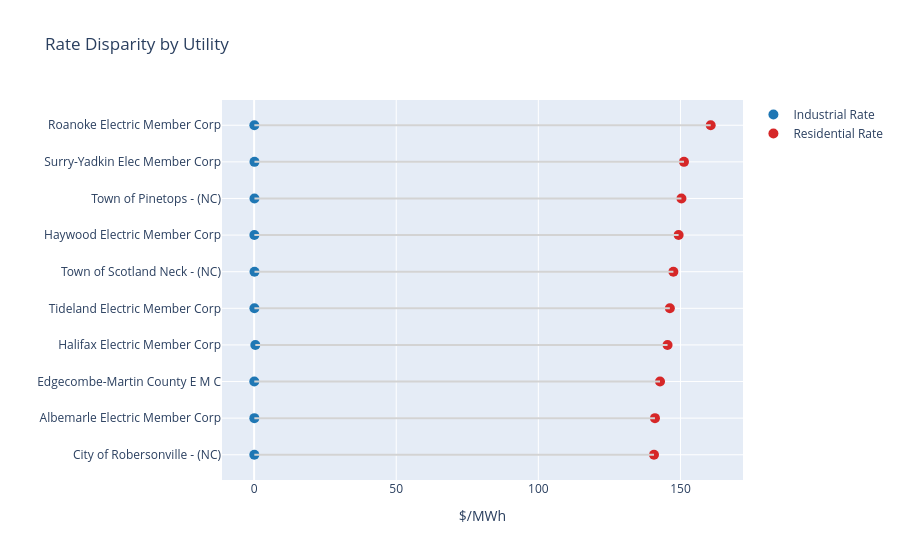

The cell this chart's notebook holds for it:
### Code cell
def plot_dumbbell(df):
    # Sort by spread to show the most "unfair" utilities at the top
    df_sorted = df[df.PriceSpread > 0].sort_values('PriceSpread', ascending=True).tail(10)

    fig = go.Figure()

    # 1. Add the lines connecting the dots
    for i, row in df_sorted.iterrows():
        fig.add_shape(
            type='line', x0=row['IndustrialUnitPrice'], x1=row['ResidentialUnitPrice'],
            y0=row['Utility.Name'], y1=row['Utility.Name'],
            line=dict(color='lightgrey', width=2)
        )

    # 2. Add Industrial dots
    fig.add_trace(go.Scatter(
        x=df_sorted['IndustrialUnitPrice'], y=df_sorted['Utility.Name'],
        mode='markers', name='Industrial Rate', marker=dict(color='#1f77b4', size=10)
    ))

    # 3. Add Residential dots
    fig.add_trace(go.Scatter(
        x=df_sorted['ResidentialUnitPrice'], y=df_sorted['Utility.Name'],
        mode='markers', name='Residential Rate', marker=dict(color='#d62728', size=10)
    ))

    fig.update_layout(title="Rate Disparity by Utility", xaxis_title="$/MWh", yaxis_title="")
    return fig

ps_df = ny_df[ny_df.IndustrialUnitPrice != 0]
ps_df = ps_df[ps_df.ResidentialUnitPrice != 0]

plot_dumbbell(ps_df)

### Figure 1 — Plotly figure (JSON) as saved in the notebook; plotly's stock layout.template omitted (floating-point values rounded to 4 significant figures)
{"data": [{"marker": {"color": "#1f77b4", "size": 10}, "mode": "markers", "name": "Industrial Rate", "type": "scatter", "x": [0.07864, 0.08173, 0.06851, 0.4282, 0.1087, 0.1429, 0.09136, 0.1203, 0.1331, 0.08547], "y": ["City of Robersonville - (NC)", "Albemarle Electric Member Corp", "Edgecombe-Martin County E M C", "Halifax Electric Member Corp", "Tideland Electric Member Corp", "Town of Scotland Neck - (NC)", "Haywood Electric Member Corp", "Town of Pinetops - (NC)", "Surry-Yadkin Elec Member Corp", "Roanoke Electric Member Corp"]}, {"marker": {"color": "#d62728", "size": 10}, "mode": "markers", "name": "Residential Rate", "type": "scatter", "x": [140.7, 141.0, 142.8, 145.5, 146.3, 147.5, 149.3, 150.3, 151.2, 160.6], "y": ["City of Robersonville - (NC)", "Albemarle Electric Member Corp", "Edgecombe-Martin County E M C", "Halifax Electric Member Corp", "Tideland Electric Member Corp", "Town of Scotland Neck - (NC)", "Haywood Electric Member Corp", "Town of Pinetops - (NC)", "Surry-Yadkin Elec Member Corp", "Roanoke Electric Member Corp"]}], "layout": {"shapes": [{"line": {"color": "lightgrey", "width": 2}, "type": "line", "x0": 0.07864, "x1": 140.7, "y0": "City of Robersonville - (NC)", "y1": "City of Robersonville - (NC)"}, {"line": {"color": "lightgrey", "width": 2}, "type": "line", "x0": 0.08173, "x1": 141.0, "y0": "Albemarle Electric Member Corp", "y1": "Albemarle Electric Member Corp"}, {"line": {"color": "lightgrey", "width": 2}, "type": "line", "x0": 0.06851, "x1": 142.8, "y0": "Edgecombe-Martin County E M C", "y1": "Edgecombe-Martin County E M C"}, {"line": {"color": "lightgrey", "width": 2}, "type": "line", "x0": 0.4282, "x1": 145.5, "y0": "Halifax Electric Member Corp", "y1": "Halifax Electric Member Corp"}, {"line": {"color": "lightgrey", "width": 2}, "type": "line", "x0": 0.1087, "x1": 146.3, "y0": "Tideland Electric Member Corp", "y1": "Tideland Electric Member Corp"}, {"line": {"color": "lightgrey", "width": 2}, "type": "line", "x0": 0.1429, "x1": 147.5, "y0": "Town of Scotland Neck - (NC)", "y1": "Town of Scotland Neck - (NC)"}, {"line": {"color": "lightgrey", "width": 2}, "type": "line", "x0": 0.09136, "x1": 149.3, "y0": "Haywood Electric Member Corp", "y1": "Haywood Electric Member Corp"}, {"line": {"color": "lightgrey", "width": 2}, "type": "line", "x0": 0.1203, "x1": 150.3, "y0": "Town of Pinetops - (NC)", "y1": "Town of Pinetops - (NC)"}, {"line": {"color": "lightgrey", "width": 2}, "type": "line", "x0": 0.1331, "x1": 151.2, "y0": "Surry-Yadkin Elec Member Corp", "y1": "Surry-Yadkin Elec Member Corp"}, {"line": {"color": "lightgrey", "width": 2}, "type": "line", "x0": 0.08547, "x1": 160.6, "y0": "Roanoke Electric Member Corp", "y1": "Roanoke Electric Member Corp"}], "title": {"text": "Rate Disparity by Utility"}, "xaxis": {"title": {"text": "$/MWh"}}, "yaxis": {"title": {"text": ""}}}}
